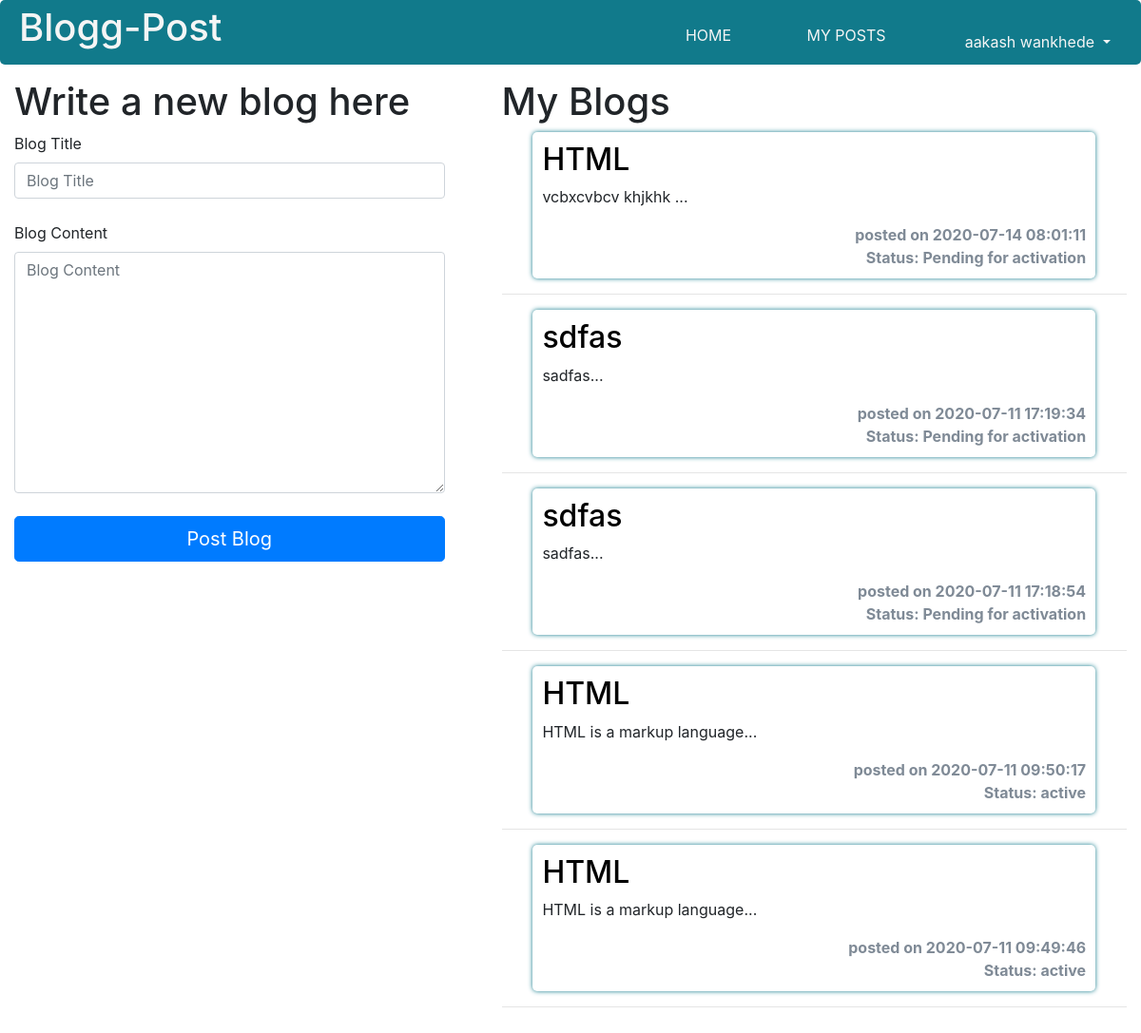
/my_posts.php (signed in), run on the app's committed database.
### tables this page shows
CREATE TABLE `users` (
  `name` varchar(50) NOT NULL,
  `email` varchar(50) NOT NULL,
  `phone` varchar(10) DEFAULT NULL,
  `password` varchar(15) NOT NULL,
  `isadmin` tinyint(1) NOT NULL DEFAULT 0
);

CREATE TABLE `blogs` (
  `id` int(11) NOT NULL,
  `title` varchar(50) NOT NULL,
  `content` varchar(500) NOT NULL,
  `post_time` datetime NOT NULL DEFAULT current_timestamp(),
  `user` varchar(50) NOT NULL,
  `isactive` tinyint(1) NOT NULL DEFAULT 0
);

### my_posts.php (the view, shortened to what this page needs)
<?php
    if(!isset($_SESSION['username']))
    {
        header("Location: ./login.php");
        die();
    }
    else
    {
        require_once "./db.php";
        $result = $con -> query("select * from  users where email = '$_SESSION[username]'");
        $result = mysqli_fetch_array($result);
    }
?>
<html>
    <head>
        <link rel="stylesheet" href="https://stackpath.bootstrapcdn.com/bootstrap/4.5.0/css/bootstrap.min.css">
        <link rel="stylesheet" href="./static/index.css">
    </head>
    <body >
        <div class="container-fluid">
        <div class="page-header row">
            <div class="col-xl-7 col-lg-7 col-md-7 col-sm-6 col-xs-6 col-12" style="padding: unset;"> <h1> Blogg-Post</h1></div>
            <a href="./" style="text-align: center;"  class="col-xl-1 col-lg-1 col-md-1 col-sm-2 col-xs-2 col-3"><div style="color: whitesmoke;">HOME</div></a>
            <a href="./my_posts.php" style="text-align: center;"  class="col-xl-2 col-lg-2 col-md-2 col-sm-2 col-xs-2 col-6"><div style="color: whitesmoke;"  >MY&nbsp;POSTS</div></a>
            <?php if (!isset($_SESSION['username'])){?>
            <a href="./login.php" style="text-align: center;"  class="col-xl-2 col-lg-2 col-md-2 col-sm-2 col-xs-2 col-3"><div style="color: whitesmoke;"  >LOGIN</div></a>
            <?php } else {?>
                <div class="col-xl-2 col-lg-2 col-md-2 col-sm-2 col-xs-2 col-3" id="username">
                    <div class="dropdown show ">
                        <a class="btn dropdown-toggle" href="#" role="button" id="dropdownMenuLink" data-toggle="dropdown" aria-haspopup="true" aria-expanded="false">
                        <?php echo $result['name']?>
                        </a>
                    </div>
                </div>
            <?php } ?>
        </div>
        </div>
        <div class="main-content row ">
            <div class="container col-xl-5">
                <form action="" method="POST" id="form-blog">
                    <h1>Write a new blog here</h1>
                    <label for="inputEmail" class="">Blog Title</label>
                    <input type="text"  placeholder="Blog Title" name="blog-title"  id="blog-title" class="form-control">
                    <br>
                    <label for="inputEmail" class="">Blog Content</label>
                    <textarea name="blog-content" id="blog-content" form="form-blog" placeholder="Blog Content" class="form-control" cols="30" rows="10"></textarea>
                    <br>
                    <button class="btn btn-lg btn-primary btn-block" type="submit" name="submitblog">Post Blog</button>
                </form>
            </div>
            <div class="container col-xl-7" id="myblogs">
                <h1>My Blogs </h1>
                <?php
                    require_once "./db.php";
                    $result = $con -> query("SELECT blogs.id, blogs.title,blogs.content,blogs.post_time,blogs.isactive,users.name from blogs join users on blogs.user = users.email where user='$_SESSION[username]' order by blogs.post_time desc limit 5 ");
                    while ($r = mysqli_fetch_array($result))
                    {
                        ?>
                    <div class="container blog" >
                        <a href="./post.php?id=<?php echo $r['id']?>"><h2> <?php echo $r['title']?></h2></a>
                        <p><?php echo substr( $r['content'],0,100)?>...</p>
                        <div class="postDetails">
                            posted on <?php  echo $r["post_time"]
                            ?>
                            <br>Status: <?php echo $r['isactive']?'active':'Pending for activation' ?>
                        </div>
                    </div>
                    <hr>
                <?php }?>
            </div>
        </div>
    </body>
</html>

### static/index.css (style rules this page uses)
* { scroll-behavior: smooth; }
.page-header { background-color: #117a8b; color : whitesmoke; padding: 5px 20px; border-radius: 5px; }
#username { text-align: right; }
#username > .dropdown > #dropdownMenuLink { color: whitesmoke; }
#form-blog { width: 100%; padding: 15px; margin: auto; }
#myblogs { padding: 15px 30px; height: 100%; overflow-y: scroll; }
.page-header >a, .page-header > a:hover { text-decoration: none; color: whitesmoke; transition: 500ms ease; }
.page-header > * { padding-top: 20px; }
.postDetails { text-align: right; color: #7f8a96; font-weight: bold; }
.blog { padding: 10px; margin: auto; width: 90%; box-shadow: none; }
a { text-decoration: none; color: black; }

### my_posts.php (style rules this page uses)
.blog { border-radius: 5px; box-shadow: 0px 0px 5px #117a8b }
.main-content { height: 90%; overflow: hidden; }

### data on the page
users: name "aakash wankhede"
blogs: title "HTML", content "vcbxcvbcv khjkhk", post_time "2020-07-14 08:01:11", isactive "Pending for activation"
blogs: title "sdfas", content "sadfas", post_time "2020-07-11 17:19:34", isactive "Pending for activation"
blogs: title "sdfas", content "sadfas", post_time "2020-07-11 17:18:54", isactive "Pending for activation"
blogs: title "HTML", content "HTML is a markup language", post_time "2020-07-11 09:50:17", isactive "active"
blogs: title "HTML", content "HTML is a markup language", post_time "2020-07-11 09:49:46", isactive "active"
